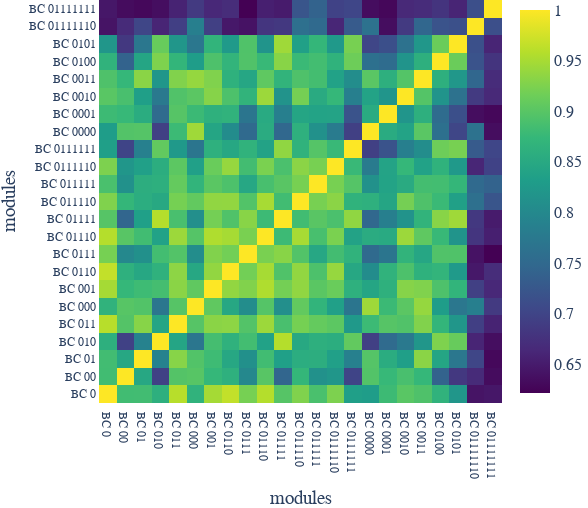

The notebook cell saved with this chart:
### Markdown cell above
## No connections

### Code cell
RSA_HOLMES = experiment_statistics['IMGEP-HOLMES_no_connection'][0]['holmes_RSA']
order_default = ['0', '00', '000', '0000', '0001', '001', '0010', '0011', '01', '010', '0100', '0101', '011', '0110', '0111', '01110', '01111', '011110', '011111', '0111110', '0111111', '01111110', '01111111']
order_desired = ['0', '00', '01', '010', '011', '000', '001', '0110', '0111', '01110', '01111', '011110', '011111', '0111110', '0111111', '0000', '0001', '0010', '0011', '0100', '0101', '01111110', '01111111']

RSA_HOLMES_copy = RSA_HOLMES
permute_order = []
for i in order_desired:
    permute_order.append(order_default.index(i))

RSA_HOLMES = RSA_HOLMES[permute_order, :]
RSA_HOLMES = RSA_HOLMES[:, permute_order]

order_desired = ["BC {}".format(i) for i in order_desired]

config = dict()
config["global_layout"] = dict()
config["global_layout"]["xaxis"] = dict(title="modules")
config["global_layout"]["yaxis"] = dict(title="modules")
config["global_layout"]["margin"] = dict(l=45*multiplier, b=42*multiplier, r=40*multiplier)
config["global_layout"]["width"] = width_half + 40*multiplier
config["global_layout"]["height"] = width_half
config["colorscale"] = 'Viridis'
config["space_names"] = order_desired
config["showscale"] = True

fig = plot_goalspaces_RSAmatrix(RSA_HOLMES, config=config)
#plotly.io.write_image(fig, 'sm_figure_9_HOLMES_no_connection_RSA_matrix.pdf')

### Figure 1 — Plotly figure (JSON) as saved in the notebook; plotly's stock layout.template omitted (floating-point values rounded to 4 significant figures; data arrays with more than 128 entries replaced by an {"elided": "..."} marker saying what was removed)
{"data": [{"colorscale": [[0, "#440154"], [0.1111, "#482878"], [0.2222, "#3e4989"], [0.3333, "#31688e"], [0.4444, "#26828e"], [0.5556, "#1f9e89"], [0.6667, "#35b779"], [0.7778, "#6ece58"], [0.8889, "#b5de2b"], [1, "#fde725"]], "showscale": true, "type": "heatmap", "x": ["BC 0", "BC 00", "BC 01", "BC 010", "BC 011", "BC 000", "BC 001", "BC 0110", "BC 0111", "BC 01110", "BC 01111", "BC 011110", "BC 011111", "BC 0111110", "BC 0111111", "BC 0000", "BC 0001", "BC 0010", "BC 0011", "BC 0100", "BC 0101", "BC 01111110", "BC 01111111"], "y": ["BC 0", "BC 00", "BC 01", "BC 010", "BC 011", "BC 000", "BC 001", "BC 0110", "BC 0111", "BC 01110", "BC 01111", "BC 011110", "BC 011111", "BC 0111110", "BC 0111111", "BC 0000", "BC 0001", "BC 0010", "BC 0011", "BC 0100", "BC 0101", "BC 01111110", "BC 01111111"], "z": {"elided": "23x23 float values"}}], "layout": {"font": {"family": "Times New Roman", "size": 16}, "height": 508, "hovermode": "closest", "margin": {"b": 84, "l": 90, "r": 80, "t": 0}, "showlegend": true, "title": {"text": ""}, "width": 588, "xaxis": {"linewidth": 1, "showline": true, "tickfont": {"family": "Times New Roman", "size": 12}, "ticks": "", "title": {"text": "modules"}, "zeroline": false}, "yaxis": {"linewidth": 1, "showline": true, "tickfont": {"family": "Times New Roman", "size": 12}, "ticks": "", "title": {"text": "modules"}, "zeroline": false}}}
